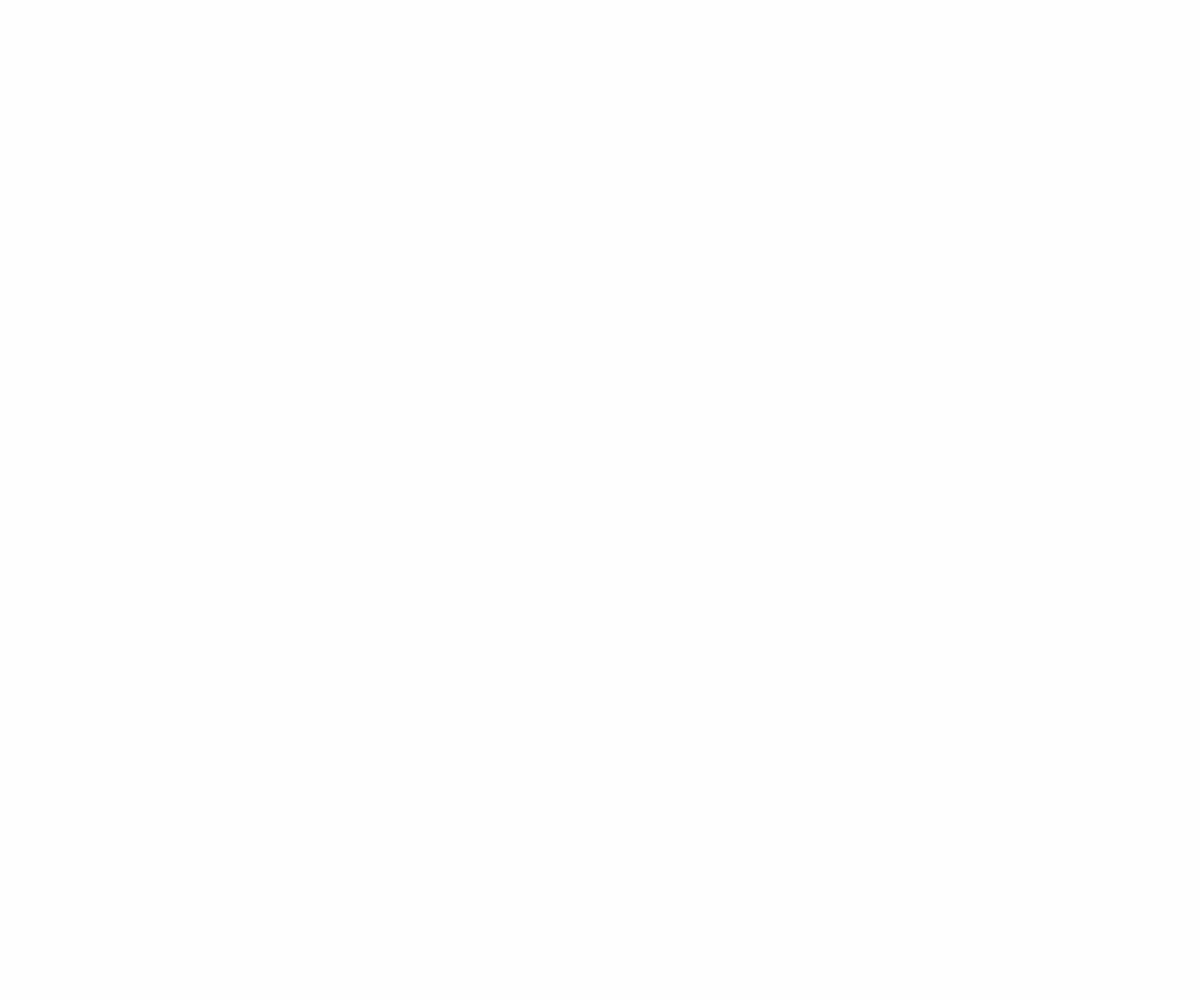
Frame 1 (no input)
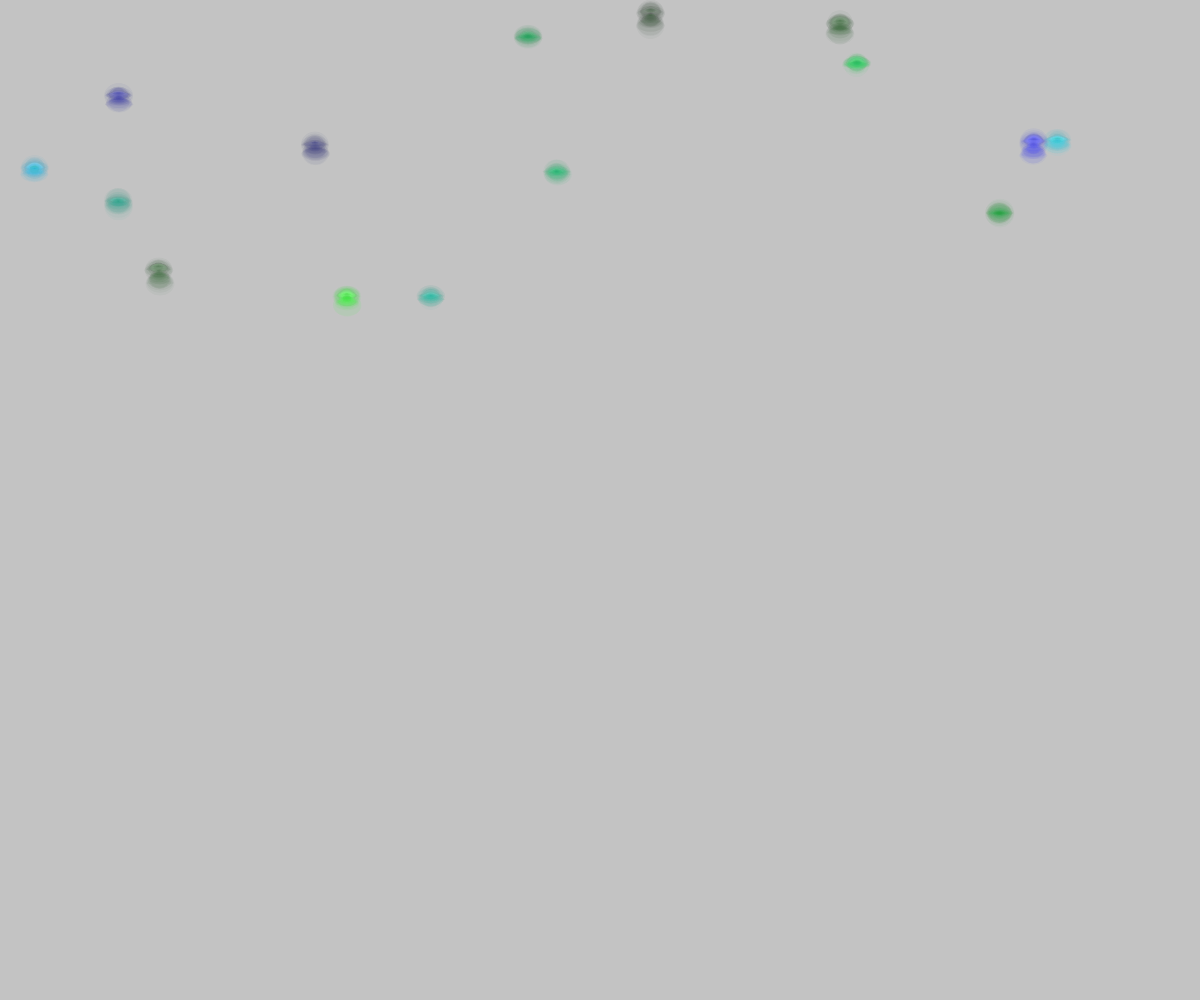
Frame 60 (no input)
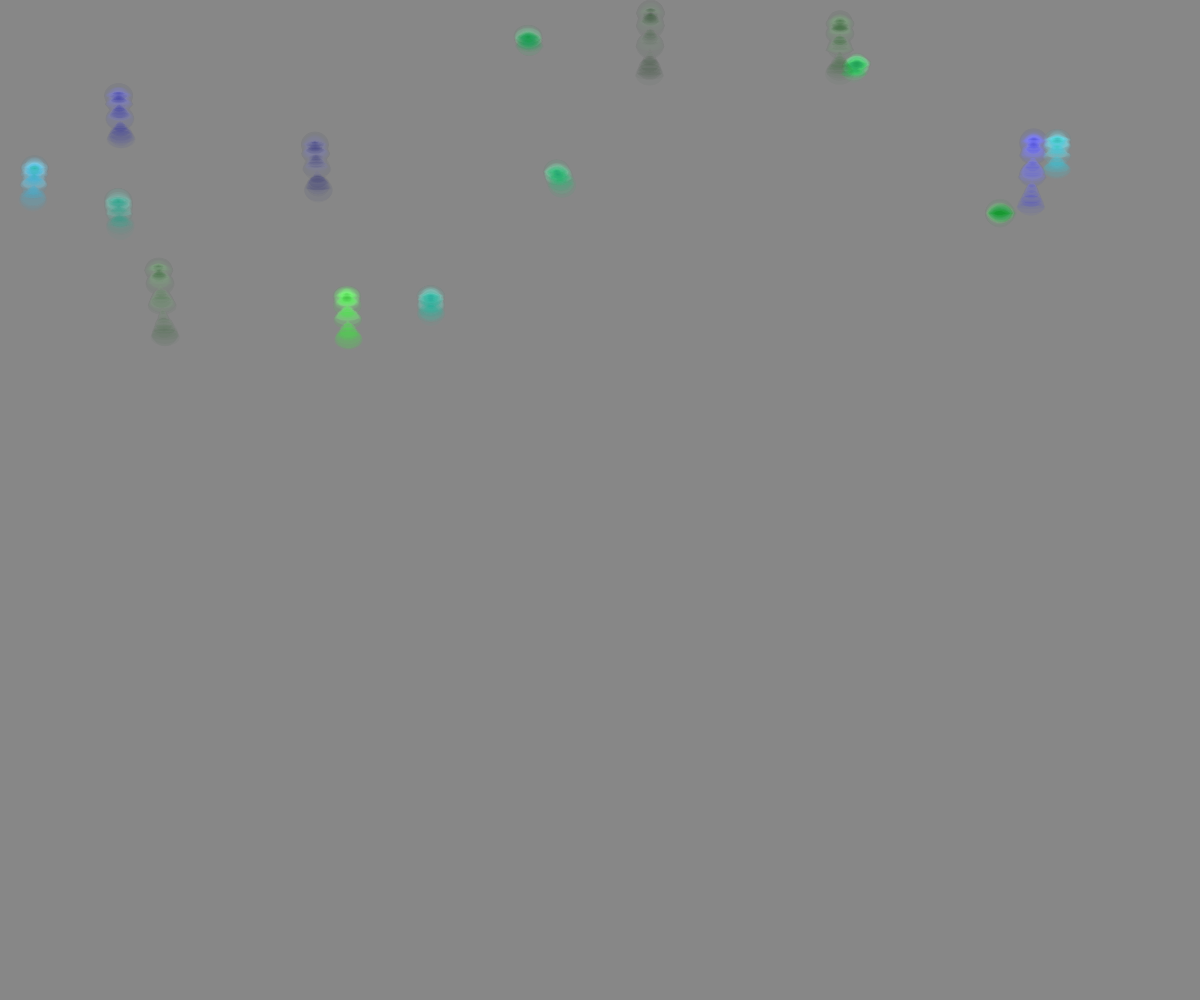
Frame 120 (the mouse pressed at the canvas centre since frame 60)

The p5.js sketch that drew these frames (run headless with seeded random() and noise() and a simulated clock; from frame 60 on, the mouse is pressed at the canvas centre):

// p5.js sketch
// ── sketch.js
// Pietro Baruzzi @peterbaru © 2017 MIT License
// generatore di mondi | San Marino, IT | 3.2020
// Educational purpose, made for DSII2020 lab @UniRSM

let posizione;
let velocita;
let palline = 15;

let camminatore = [];

function setup() {
  createCanvas(windowWidth, windowHeight);
  noStroke();
  for (let i=0; i<palline; i++) {
  camminatore[i] = new Walker();  
  }
}

function draw() {
  background(100,1);
  
  for (let i=0; i<camminatore.length; i++) {
 
    camminatore[i].muoviti();
    camminatore[i].mostrati();
  }
}

  class Walker {
    constructor() {  //funzione setup che definisce la posizione iniziale
  this.posizione = createVector(random(width),random(height*0.3));
  this.velocita = createVector(random(0), random(0));
  this.coloreg = random(255);
  this.coloreb = random(255); 
  this.accelera = createVector(random(-0.001, 0.001), random(0.01));    
  this.velocitaMax = 10;
      
  
    }
    
    mostrati() {
    fill (0, this.coloreg, this.coloreb, 10);
    ellipse (this.posizione.x, this.posizione.y, frameCount%30, random(frameCount%30));
    }
    
    muoviti() {
      this.velocita.add(this.accelera); 
      this.velocita.limit(this.velocitaMax); 
      this.posizione.add(this.velocita);
      
    if (this.posizione.x > width) {
      this.posizione.x = 0;
    } else if (this.posizione.x < 0) {
      this.posizione.x = width;
    } 
    
    if ((this.posizione.y > height) || (this.posizione.y <0)) {
      this.velocita.y = this.velocita.y * -1;

   }
  }
 } 
